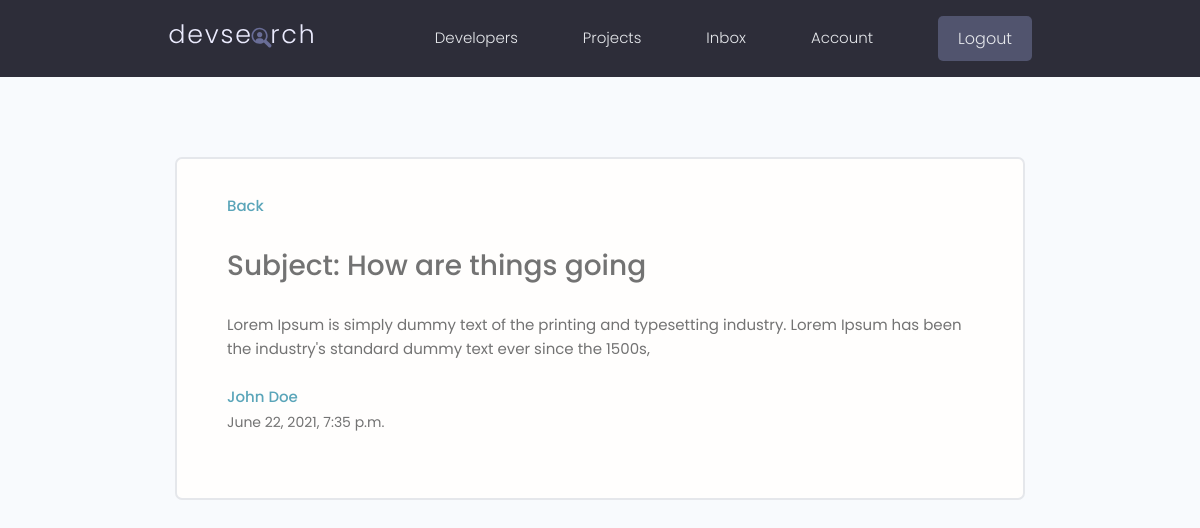
The page /message/22f7748a-f935-431e-b5cb-350edfef435f/ (signed in) on the database its author committed.
### users/models.py (models this page shows, shortened)
class Message(models.Model):
    sender = models.ForeignKey(Profile, on_delete=models.SET_NULL, null=True, blank=True) #If I send a message and delete my account I want the recipient to still see the message.
    recipient = models.ForeignKey(Profile, on_delete=models.SET_NULL, null=True, blank=True, related_name="messages") #If we don't have related_name Django won't let us have connection to Profile twice, now to access profile messages instead of doing profile.message.set we are just going to be able to type in messages.
    name = models.CharField(max_length=200, null=True, blank=True)
    email = models.EmailField(max_length=200, null=True, blank=True)
    subject = models.CharField(max_length=200, null=True, blank=True)
    body = models.TextField()
    is_read = models.BooleanField(default=False, null=True)
    created = models.DateTimeField(auto_now_add=True)
    id = models.UUIDField(default=uuid.uuid4, unique=True,
                          primary_key=True, editable=False)
    class Meta:
        ordering = ['is_read', '-created']

### users/views.py (the view)
# urls.py: path('message/<str:pk>/', views.viewMessage, name="message"),
@login_required(login_url='login')
def viewMessage(request, pk):
    profile = request.user.profile
    message = profile.messages.get(id=pk)
    if message.is_read == False: #Eğer mesaj daha önceden okunmamış ise / mesajı oku / kaydet.
        message.is_read = True
        message.save()
    context = {'message': message}
    return render(request, 'users/message.html', context)

### users/templates/users/message.html
{% extends 'main.html' %}
{% block content %}
<main class="messagePage my-xl">
  <div class="content-box">
    <div class="message">
      <a href="{% url 'inbox' %}">Back</a>
      <br>
      <h4>Subject: {{message.subject}}</h4>
      <br>
        {% if message.sender %}
        <div class="message__body">{{message.body|linebreaksbr}}</div>
        <br>
        <a href="{% url 'user-profile' message.sender.id  %}">{{message.name}}</a>
        <p class="message__date">{{message.created}}</p>
        {% else %}
        <div class="message__body">{{message.body|linebreaksbr}}</div>
        <br>
        <p>{{message.name}}</p>
        <p class="message__date">{{message.created}}</p>
        {% endif %}
    </div>
  </div>
</main>
{% endblock content %}

### static/styles/app.css (style rules this page uses)
:root { --color-sub: #2d2d39; }
.content-box { width: 95%; max-width: 85rem; margin: 0 auto; }
.message { padding: 2.5rem 0; }
.message > a { display: flex; gap: 1rem; }
.message__author, .message__date { flex-basis: 25%; }
.message__date { text-align: right; }
.messagePage .message { list-style: none; background: var(--color-white); padding: 3.5rem 5rem; border: 2px solid var(--color-light); border-radius: 0.7rem; }
.messagePage .message__date { font-size: 1.4rem; font-weight: 400; text-align: left; margin-bottom: 3rem; }

### static/uikit/styles/modules/_variables.css (style rules this page uses)
:root { --color-main: #5aa5b9; --color-main-light: #e6faff; --color-sub: #3f4156; --color-sub-light: #51546e; --color-sub-lighter: #ededfd; --color-text: #737373; --color-gray: #8b8b8b; --color-light: #e5e7eb; --color-light-gray: #767676; --color-bg: #f8fafd; --color-white: #fffefd; --color-white-light: #f3f3f3; --color-success: #359e64; --color-success-bg: #def8e8; --color-error: #fc4b0b; --color-error-bg: #fff2ee; --font-base: 'Poppins', arial, helvetica, 'Segoe UI', roboto, ubuntu, sans-serif; --font-monospace: 'Fira Code', 'Courier New', courier, monospace; --font-regular: 300; --font-medium: 500; --font-bold: 700; --generic-shadow: 1px 1px 5px #00000010; --generic-transition: all 0.3s ease-in-out; }

### static/uikit/styles/modules/_base.css (style rules this page uses)
* { margin: 0; padding: 0; box-sizing: border-box; text-rendering: optimizeLegibility; color: inherit; font-size: inherit; }
html { font-size: 50%; }
@media only screen and (min-width: 480px) { html { font-size: 56.25%; } }
@media only screen and (min-width: 1200px) { html { font-size: 62.5%; } }
body { line-height: 1.6; font-weight: 400; font-size: 1.5rem; color: var(--color-text); background-color: var(--color-bg); min-height: 100vh; }

### static/uikit/styles/modules/_typography.css (style rules this page uses)
* { font-family: var(--font-base); }
h4 { font-size: 2.8rem; font-weight: var(--font-medium); }
p, span, strong { font-size: 1.6rem; color: var(--color-text); font-weight: var(--font-regular); }
a { padding-bottom: 2px; text-decoration: none; display: inline-block; color: var(--color-main); font-weight: var(--font-medium); }

### static/uikit/styles/modules/_utilities.css (style rules this page uses)
.my-xl { margin: 8rem auto; }

### rows shown on the page
Message: subject "How are things going", body "Lorem Ipsum is simply dummy text of the printing and typesetting industry. Lorem Ipsum has been the industry's standard dummy text ever since the 1500s,", name "John Doe", created "June 22, 2021, 7:35 p.m."
